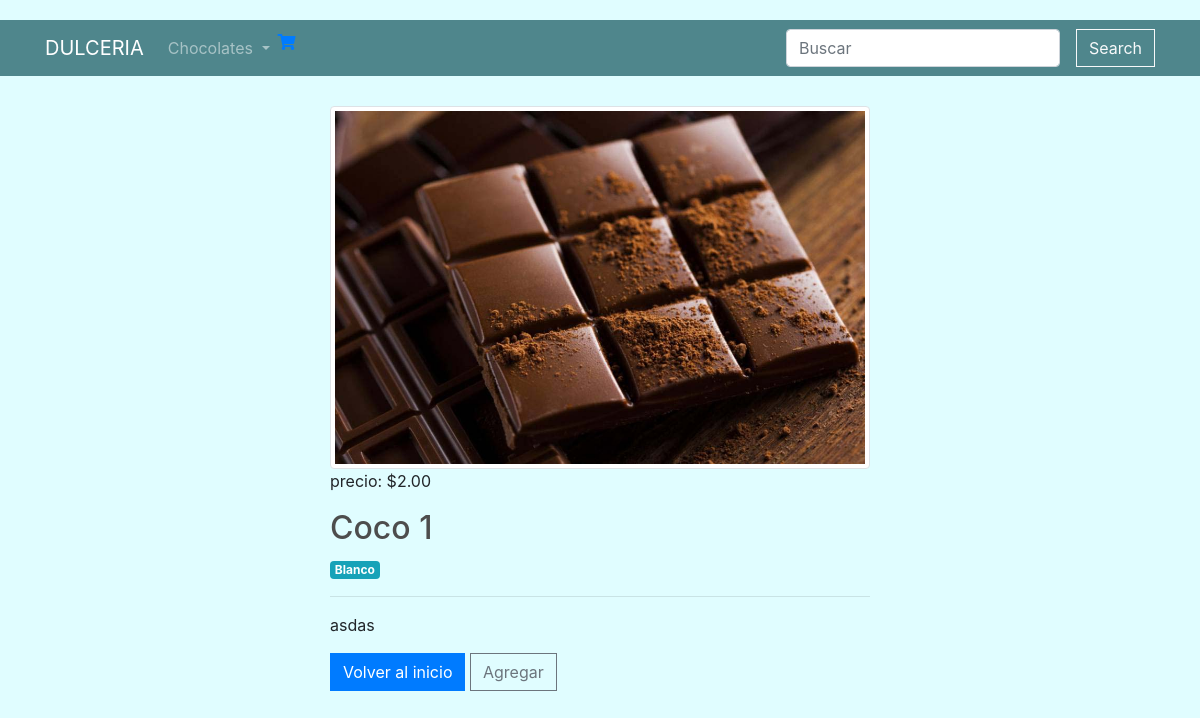
/product/5/, run on an earlier commit of the app's database.
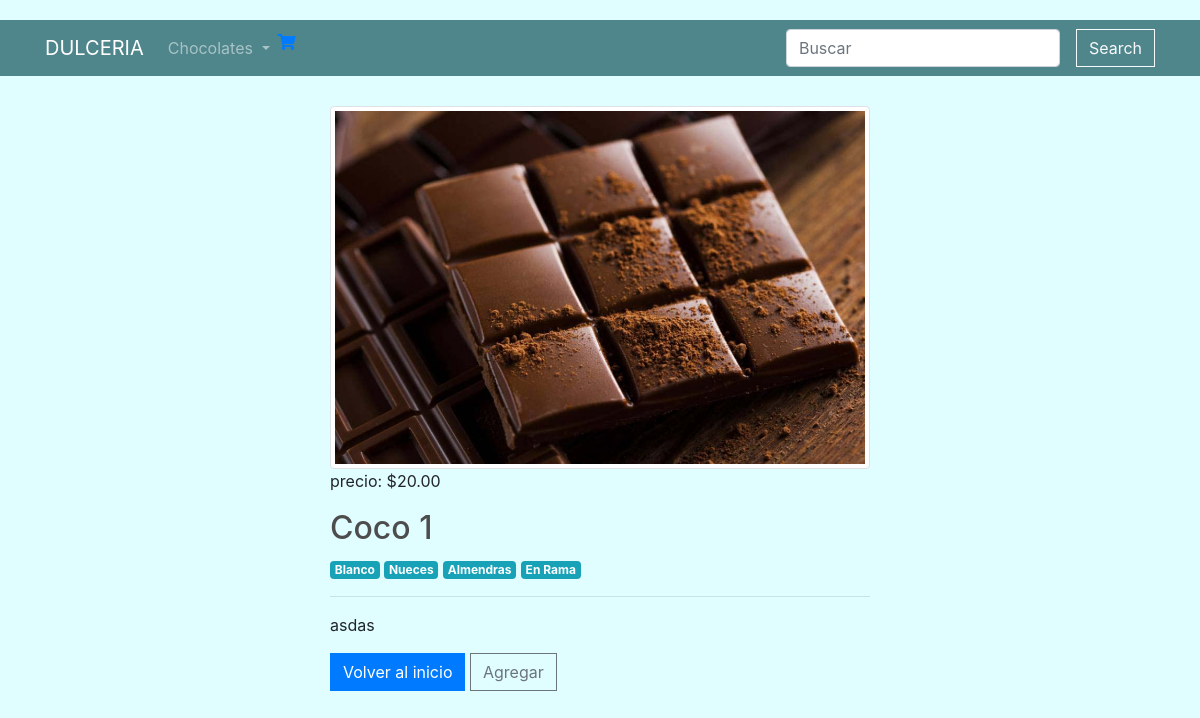
And on a later commit of the database.
### inventario_app/models.py (models this page shows, shortened)
class Product(models.Model):
    name = models.CharField(max_length=50, verbose_name="nombre")
    price = models.DecimalField(max_digits = 5, decimal_places= 2, verbose_name="precio")
    description = models.TextField(max_length=100, verbose_name="descripcion")
    timestamp = models.DateTimeField(default=timezone.now,blank=True, null=True)
    image = models.ImageField(default='chocolate.jpg',blank=True, null=True, verbose_name='imagen')
    category = models.ManyToManyField("Category", verbose_name='categoria', blank=True)
    views = models.IntegerField(default = 0, null=True, blank=True)

class Category(models.Model):
    name = models.CharField(max_length=50)
    def __str__(self):
        return self.name

### inventario_app/views.py (the view)
# urls.py: path('<id>/', views.detail, name='detail'),
def detail(request, id):
    qs = get_object_or_404(Product, id=id)
    context = {'product': qs}
    return render(request, 'inventario_app/detail_view.html', context)

### inventario_app/templates/inventario_app/detail_view.html
{% extends 'inventario_app/base.html' %}
{% block body%}
<div class='row justify-content-md-center'>
    <div class='col-6'>
        <img class="img-thumbnail" src="{{product.image.url}}">
        <p>precio: ${{product.price}}</p>
        <h2>{{product.name}}</h2>
        {% for cat in product.category.all %}
        <a href="{% url 'search-view' %}?q={{cat}}"><span class="badge badge-info">{{cat}}</span></a>
        {% endfor %} <hr>
        <p>{{product.description}}</p>
        <a class='btn btn-primary' href="{% url 'index' %}">Volver al inicio</a>
        <a href="{% url 'add-to-cart' id=product.id%}"><button class="btn btn-outline-secondary add-btn update-cart">Agregar </button></a>
    </div>
</div>
{% endblock %}

What changed in the data, as far as the page shows it:
changed Product "Coco 1": price "2.00" → "20.00"
now on this page (row unchanged): Category: name "Nueces"
now on this page (row unchanged): Category: name "Almendras"
now on this page (row unchanged): Category: name "En Rama"
